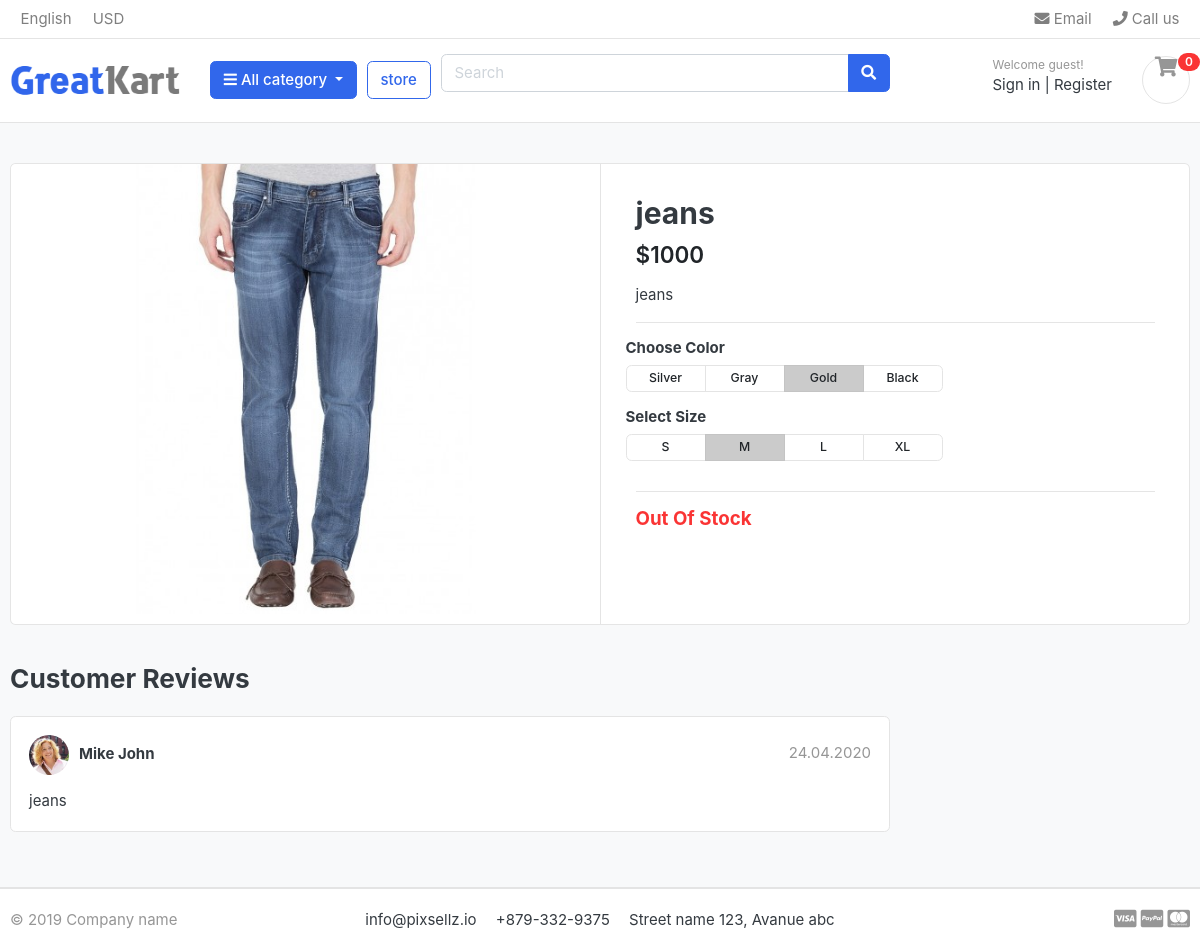
Screenshot of /store/jeans/jeans/ with the database file from the repository.
### store/models.py (models this page shows, shortened)
class Product(models.Model):
    product_name=models.CharField(max_length=200,unique=True)
    slug = models.SlugField(max_length=200,unique=True)
    description = models.TextField(max_length=500,blank=True)
    price = models.IntegerField()
    images = models.ImageField(upload_to='photos/products')
    stock = models.IntegerField()
    is_available = models.BooleanField(default=True)
    category = models.ForeignKey(Category,on_delete=models.CASCADE)
    created_date = models.DateTimeField(auto_now_add=True)
    modified_date = models.DateTimeField(auto_now=True)

### store/views.py (the view)
# urls.py: path("<slug:category_slug>/<slug:product_slug>/",product_detail, name="product_detail")
def product_detail(request, category_slug=None, product_slug=None):
    try:
        if product_slug:
            product_slug = product_slug.lower()
            single_product = Product.objects.get(category__slug=category_slug, slug=product_slug)
    except Exception as e:
        raise e
    context = {'single_product':single_product}
    return render(request, "product_detail.html",context)

### Category/context_processor.py (called while the page is built)
def menu_links(request):
    links = Category.objects.all()
    return {'links': links}

### Category/models.py (called while the page is built)
     def get_url(self):
          return reverse('products_by_category',args=[self.slug])

### templates/product_detail.html
{% extends 'base.html' %}
{% load static %}
{% block content %}
<section class="section-content padding-y bg">
    <div class="container">
        <div class="card">
            <div class="row no-gutters">
                <aside class="col-md-6">
                    <article class="gallery-wrap">
                        <div class="img-big-wrap">
                            <a href="#"><img src="{{ single_product.images.url }}"></a>
                        </div>
                    </article>
                </aside>
                <main class="col-md-6 border-left">
                    <article class="content-body">
                        <h2 class="title">{{ single_product.product_name }}</h2>
                        <div class="mb-3">
                            <var class="price h4">${{ single_product.price }}</var>
                        </div>
                        <p>{{ single_product.description }}</p>
                        <hr>
                        <div class="row">
                            <div class="item-option-select">
                                <h6>Choose Color</h6>
                                <div class="btn-group btn-group-sm btn-group-toggle" data-toggle="buttons">
                                    <label class="btn btn-light">
                                        <input type="radio" name="radio_color"> Silver
                                    </label>
                                    <label class="btn btn-light">
                                        <input type="radio" name="radio_color"> Gray
                                    </label>
                                    <label class="btn btn-light active">
                                        <input type="radio" name="radio_color checked"> Gold
                                    </label>
                                    <label class="btn btn-light">
                                        <input type="radio" name="radio_color"> Black
                                    </label>
                                </div>
                            </div>
                        </div>
                        <div class="row">
                            <div class="item-option-select">
                                <h6>Select Size</h6>
                                <div class="btn-group btn-group-sm btn-group-toggle" data-toggle="buttons">
                                    <label class="btn btn-light">
                                        <input type="radio" name="radio_color"> S
                                    </label>
                                    <label class="btn btn-light active">
                                        <input type="radio" name="radio_color" checked> M
                                    </label>
                                    <label class="btn btn-light">
                                        <input type="radio" name="radio_color"> L
                                    </label>
                                    <label class="btn btn-light">
                                        <input type="radio" name="radio_color"> XL
                                    </label>
                                </div>
                            </div>
                        </div>
                        <hr>
                        {% if single_product.stock <= 0 %}
                            <h5 class="text-danger">Out Of Stock</h5>
                        {% else %}
                            <a href="./product-detail.html" class="btn  btn-primary"> <span class="text">Add to cart</span>
                            <i class="fas fa-shopping-cart"></i> </a>
                        {% endif %}
                    </article>
                </main>
            </div>
        </div>
        <br>
        <div class="row">
            <div class="col-md-9">
                <header class="section-heading">
                    <h3>Customer Reviews </h3>
                </header>
                <article class="box mb-3">
                    <div class="icontext w-100">
                        <img src="{% static './images/avatars/avatar1.jpg' %}" class="img-xs icon rounded-circle">
                        <div class="text">
                            <span class="date text-muted float-md-right">24.04.2020 </span>
                            <h6 class="mb-1">Mike John </h6>
                        </div>
                    </div>
                    <div class="mt-3">
                        <p>{{ single_product.description }}</p>
                    </div>
                </article>
            </div>
        </div>
    </div>
</section>
</body>
</html>
{% endblock %}

### static/css/ui.css (style rules this page uses)
html { font-family: "Inter", sans-serif; font-size: 15px; }
.content-body { flex: 1 1 auto; padding: 2rem 2.3rem; }
.img-xs, .img-sm, .img-md, .img-lg { -o-object-fit: cover; object-fit: cover; flex-shrink: 0; flex-grow: 0; }
.img-xs { width: 40px; height: 40px; }
.padding-y { padding-top: 40px; padding-bottom: 40px; }
var { font-style: normal; }
article:after, .form-group:after { display: block; clear: both; content: ""; }
.bg { background-color: #f8f9fa; }
.section-heading { margin-bottom: 20px; margin-top: 15px; }
p:last-child { margin-bottom: 0; }
.btn-light { background-color: #fff; border-color: #e4e4e4; }
.icontext { display: inline-flex; align-items: center; vertical-align: middle; }
.icontext .text { width: 100%; line-height: 1.2; }
.icontext .icon { position: relative; margin-right: 10px; flex-shrink: 0; flex-grow: 0; }
.price { font-weight: 600; color: #212529; }
.box { padding: 18px; background: #fff; border-radius: 0.37rem; border: 1px solid #e4e4e4; }
.box img { max-width: 100%; }
.gallery-wrap .img-big-wrap { margin-bottom: 10px; border-radius: 0.37rem; overflow: hidden; background-color: #fff; }
.gallery-wrap .img-big-wrap a { text-align: center; display: block; }
.gallery-wrap .img-big-wrap img { height: 450px; width: auto; display: inline-block; }
.item-option-select { margin-bottom: 1rem; display: inline-block; margin-right: 15px; }
.item-option-select .btn { min-width: 80px; }

### rows the page displays
Product: images (picture), product_name "jeans", price "1000", description "jeans"
